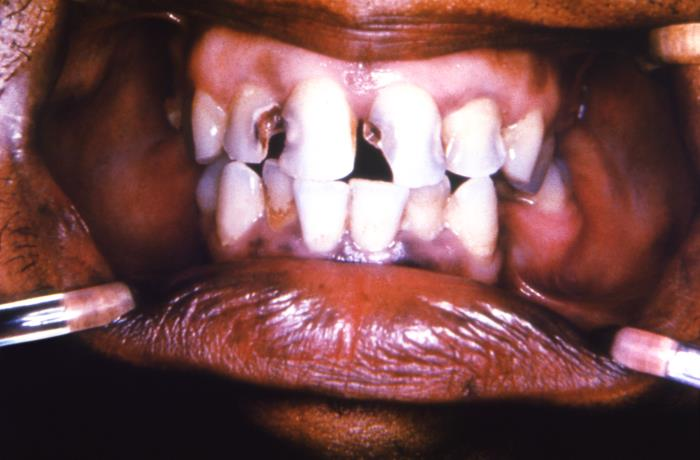
#> input picture tests/fixtures/dental-intraoral/cdc-19463.jpg, 700 x 460 px
$ python -i build_regional_mask_identity_candidates.py   (imports and definitions only)
#> lines starting #> are read from the running program, lines starting #| are printed output that depends on the picture
#!/usr/bin/env python3
"""Rank cross-split regional source/person candidates without deciding identity.

The strict full-image audit is intentionally high precision and found no
candidate at its locked threshold.  This tool adds a bounded review layer: it
ranks pairs using full and central grayscale crops, binds every record to the
complete 337-item coverage queue, and emits only pseudonymous identifiers.
Distances are review prioritisation signals, never identity or split truth.
"""

from __future__ import annotations

import argparse
import hashlib
import json
import math
from collections import Counter, defaultdict
from dataclasses import dataclass
from pathlib import Path
from typing import Any

import numpy as np
from PIL import Image, ImageOps

from audit_regional_skin_type_source_groups import AuditError, SHA256, SPLITS
from build_regional_mask_group_coverage_review import _digest, _review_id


CROP_SCALES = (1.0, 0.8, 0.6)
PAIR_QUOTAS = {"train-valid": 24, "train-test": 16, "valid-test": 8}
DECISIONS = {"same_person_or_source", "different_person_or_source", "uncertain"}


@dataclass(frozen=True)
class Record:
    split: str
    review_item_id: str
    path: Path
    features: dict[str, tuple[int, int]]


# [8 lines left out: function _load, not called in this run]


def _dhash(gray: Image.Image) -> int:
    pixels = np.asarray(gray.resize((9, 8), Image.Resampling.LANCZOS), dtype=np.int16)
    bits = pixels[:, 1:] > pixels[:, :-1]
    value = 0
    for bit in bits.flat:
        value = (value << 1) | int(bit)
    return value


def _phash(gray: Image.Image) -> int:
    pixels = np.asarray(gray.resize((32, 32), Image.Resampling.LANCZOS), dtype=np.float64)
    positions = np.arange(32, dtype=np.float64)
    frequencies = np.arange(8, dtype=np.float64)[:, None]
    cosine = np.cos((math.pi / 32.0) * (positions + 0.5) * frequencies)
    values = (cosine @ pixels @ cosine.T).flatten()[1:]
    median = float(np.median(values))
    result = 0
    for bit in values >= median:
        result = (result << 1) | int(bit)
    return result


def _crop(gray: Image.Image, scale: float) -> Image.Image:
    width, height = gray.size
    crop_width = max(1, int(width * scale))
    crop_height = max(1, int(height * scale))
    left = (width - crop_width) // 2
    top = (height - crop_height) // 2
    return gray.crop((left, top, left + crop_width, top + crop_height))


def _features(path: Path) -> dict[str, tuple[int, int]]:
    try:
        with Image.open(path) as opened:
#> opened is the input picture: PIL image 700x460 RGB; mean R, G, B 119.3, 78.1, 78.8
            gray = ImageOps.grayscale(ImageOps.exif_transpose(opened).convert("RGB"))
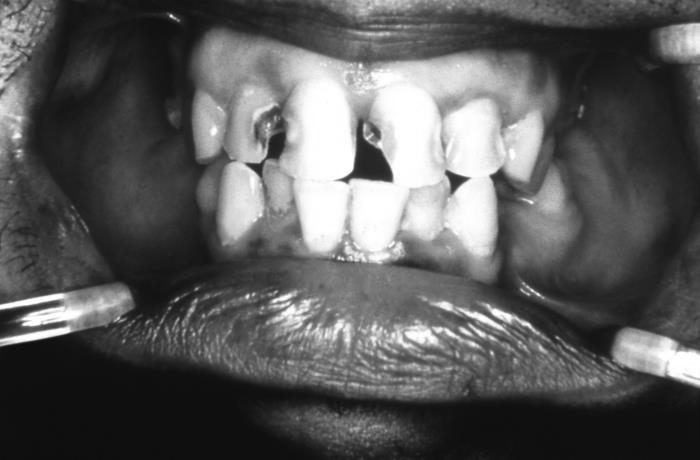
#> gray: PIL image 700x460 L; min 9, max 255, mean 90.5
            return {
                f"center-{scale:.1f}": (_dhash(_crop(gray, scale)), _phash(_crop(gray, scale)))
                for scale in CROP_SCALES
            }
#> the loop in _dhash, `for bit in bits.flat:` made 64 passes
#> (bit, value) on passes 3 to 14: (True, 3), (True, 7), (False, 14), (False, 28), (False, 56), (True, 113), (False, 226), (True, 453), (True, 907), (True, 1815), (True, 3631), (False, 7262)
#> value on passes 1 to 2: 0, 1
#> after the loop in _dhash, `for bit in bits.flat:`: value = 8176699021708063154
#> in _phash, `pixels = np.asarray(gray.resize((32, 32), Image.Resampling.LANCZOS), d..`:
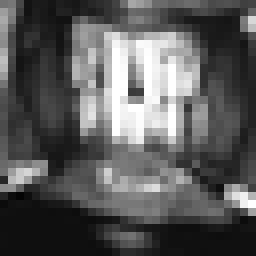
#> pixels: shape (32, 32) float64 (shown 8 times larger); min 4, max 255, mean 90.2
#> in _phash, `values = (cosine @ pixels @ cosine.T).flatten()[1:]`: values = 63 values, max 12727.4 at index 7, min -24252.7 at index 1, mean -76.37
#> in _phash, `median = float(np.median(values))`: median = 394.3
#> the loop in _phash, `for bit in values >= median:` made 63 passes
#> (bit, result) on passes 2 to 13: (False, 0), (True, 1), (True, 3), (True, 7), (True, 15), (False, 30), (True, 61), (True, 123), (False, 246), (True, 493), (True, 987), (True, 1975)
#> after the loop in _phash, `for bit in values >= median:`: result = 2224614837070164017
#> call 3 of _crop, with scale = 0.8
#> in _crop (call 3), `crop_width = max(1, int(width * scale))`: crop_width = 560
#> in _crop (call 3), `crop_height = max(1, int(height * scale))`: crop_height = 368
#> in _crop (call 3), `left = (width - crop_width) // 2`: left = 70
#> in _crop (call 3), `top = (height - crop_height) // 2`: top = 46
#> in _crop (call 3), `return gray.crop((left, top, left + crop_width, top + crop_height))`:
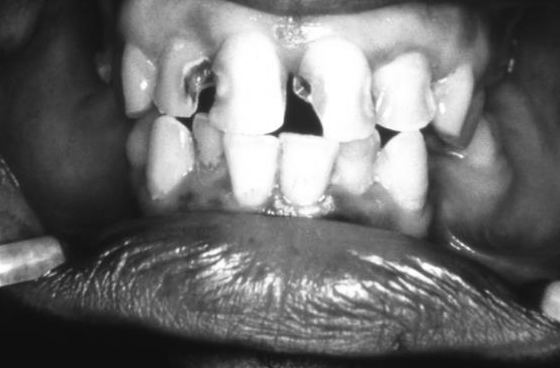
#> returned value: PIL image 560x368 L; min 14, max 255, mean 109.7
#> the loop in _dhash (call 2), `for bit in bits.flat:` made 64 passes
#> (bit, value) on passes 3 to 14: (True, 3), (True, 7), (True, 15), (False, 30), (False, 60), (False, 120), (True, 241), (True, 483), (True, 967), (True, 1935), (True, 3871), (False, 7742)
#> in _phash (call 2), `pixels = np.asarray(gray.resize((32, 32), Image.Resampling.LANCZOS), d..`:
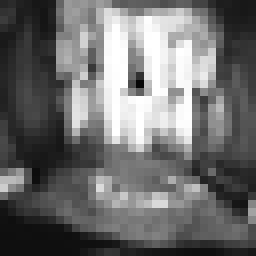
#> pixels: shape (32, 32) float64 (shown 8 times larger); min 7, max 255, mean 109.6
#> in _phash (call 2), `values = (cosine @ pixels @ cosine.T).flatten()[1:]`: values = 63 values, max 16353.4 at index 7, min -31570.9 at index 1, mean -592
#> in _phash (call 2), `median = float(np.median(values))`: median = 61.75
#> the loop in _phash (call 2), `for bit in values >= median:` made 63 passes
#> (bit, result) on passes 2 to 13: (False, 0), (True, 1), (True, 3), (True, 7), (True, 15), (False, 30), (True, 61), (False, 122), (False, 244), (True, 489), (False, 978), (True, 1957)
#> after the loop in _phash (call 2), `for bit in values >= median:`: result = 2204058465457303072
#> in _crop (call 5), `crop_width = max(1, int(width * scale))`: crop_width = 420
#> in _crop (call 5), `crop_height = max(1, int(height * scale))`: crop_height = 276
#> in _crop (call 5), `left = (width - crop_width) // 2`: left = 140
#> in _crop (call 5), `top = (height - crop_height) // 2`: top = 92
#> in _crop (call 5), `return gray.crop((left, top, left + crop_width, top + crop_height))`:
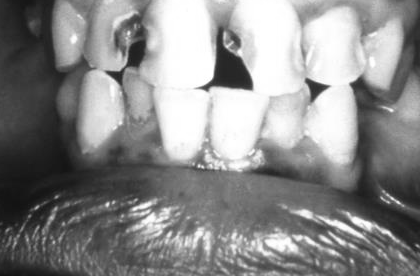
#> returned value: PIL image 420x276 L; min 19, max 255, mean 137.8
#> in _phash (call 3), `pixels = np.asarray(gray.resize((32, 32), Image.Resampling.LANCZOS), d..`:
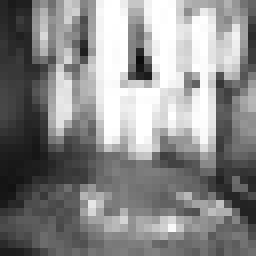
#> pixels: shape (32, 32) float64 (shown 8 times larger); min 12, max 255, mean 137.7
#> in _phash (call 3), `values = (cosine @ pixels @ cosine.T).flatten()[1:]`: values = 63 values, max 21058.8 at index 7, min -26680 at index 1, mean -782.4
#> in _phash (call 3), `median = float(np.median(values))`: median = -74.85
#> the loop in _phash (call 3), `for bit in values >= median:` made 63 passes
#> (bit, result) on passes 2 to 13: (False, 0), (False, 0), (False, 0), (True, 1), (False, 2), (False, 4), (True, 9), (False, 18), (False, 36), (False, 72), (False, 144), (True, 289)
#> after the loop in _phash (call 3), `for bit in values >= median:`: result = 325653876185459615
    except (OSError, ValueError) as exc:
        raise AuditError("image could not be decoded") from exc


def _distance(left: int, right: int) -> int:
    return (left ^ right).bit_count()


def _pair_name(left: str, right: str) -> str:
    return "-".join(sorted((left, right), key=SPLITS.index))


# [278 lines left out: functions _load_records, _rank_pair, build_candidates, evaluate_candidates, main, not called in this run]


# [2 lines not run here, left out]

>>> result = _features('../../tests/fixtures/dental-intraoral/cdc-19463.jpg')
#> result = {'center-1.0': (8176699021708063154, 2224614837070164017), 'center-0.8': (8716977046441488635, 2204058465457303072), 'center-0.6': (17918957536978986232, 325653876185459615)}

$ run again, on tests/fixtures/dental-intraoral/cdc-19465.jpg
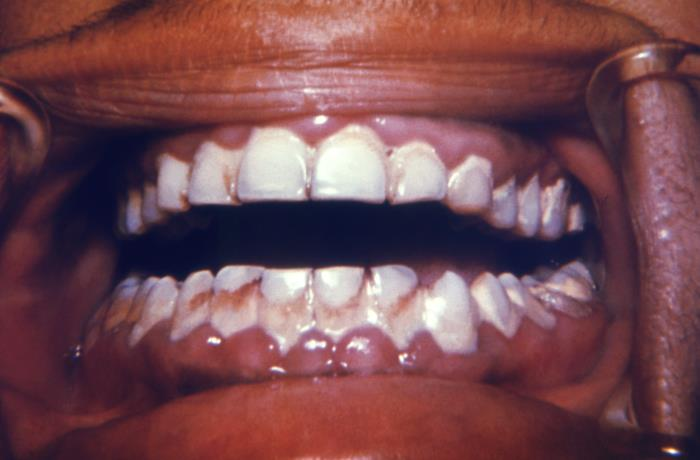
#> input picture tests/fixtures/dental-intraoral/cdc-19465.jpg, 700 x 460 px
#> in _features, opened is the input picture: PIL image 700x460 RGB; mean R, G, B 118.4, 74.1, 81
#> the loop in _dhash, `for bit in bits.flat:` made 64 passes
#> (bit, value) on passes 3 to 10: (True, 7), (True, 15), (False, 30), (False, 60), (False, 120), (True, 241), (True, 483), (True, 967)
#> after the loop in _dhash, `for bit in bits.flat:`: value = 17433840794148565489
#> values = 63 values, max 12209.8 at index 47, min -19185.6 at index 1, mean -130.3
#> median = -1.15
#> the loop in _phash, `for bit in values >= median:` made 63 passes
#> (bit, result) on passes 2 to 9: (False, 0), (False, 0), (True, 1), (True, 3), (True, 7), (False, 14), (True, 29), (False, 58)
#> after the loop in _phash, `for bit in values >= median:`: result = 1048351026199382829
#> the loop in _dhash (call 2), `for bit in bits.flat:` made 64 passes
#> (bit, value) on passes 3 to 10: (True, 7), (True, 15), (False, 30), (False, 60), (False, 120), (False, 240), (True, 481), (True, 963)
#> the loop in _phash (call 2), `for bit in values >= median:` made 63 passes
#> (bit, result) on passes 2 to 9: (False, 0), (False, 0), (False, 0), (True, 1), (False, 2), (False, 4), (True, 9), (True, 19)
#> crop_width = 420
#> crop_height = 276
#> left = 140
#> top = 92
#> in _crop (call 5), `return gray.crop((left, top, left + crop_width, top + crop_height))`:
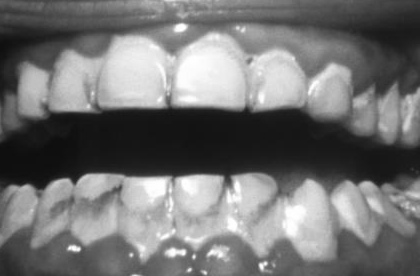
#> returned value: PIL image 420x276 L; min 13, max 255, mean 115.3
#> in _phash (call 3), `pixels = np.asarray(gray.resize((32, 32), Image.Resampling.LANCZOS), d..`:
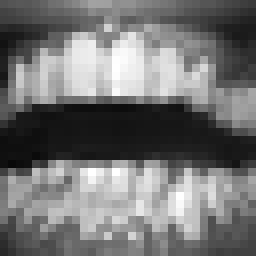
#> pixels: shape (32, 32) float64 (shown 8 times larger); min 9, max 255, mean 115.3
#> values = 63 values, max 11372.9 at index 15, min -31320.9 at index 31, mean -430.2
#> median = -104.9
#> the loop in _phash (call 3), `for bit in values >= median:` made 63 passes
#> (bit, result) on passes 2 to 9: (False, 2), (False, 4), (False, 8), (True, 17), (False, 34), (False, 68), (False, 136), (True, 273)
#> after the loop in _phash (call 3), `for bit in values >= median:`: result = 4920699840842612946
#> `result = _features('../../tests/fixtures/dental-intraoral/cdc-19463.jp..`: result = {'center-1.0': (17433840794148565489, 1048351026199382829), 'center-0.8': (17361923701073836145, 346318658811773771), 'center-0.6': (16208719078496464100, 4920699840842612946)}

$ run again, on tests/fixtures/dental-intraoral/cdc-19466.jpg
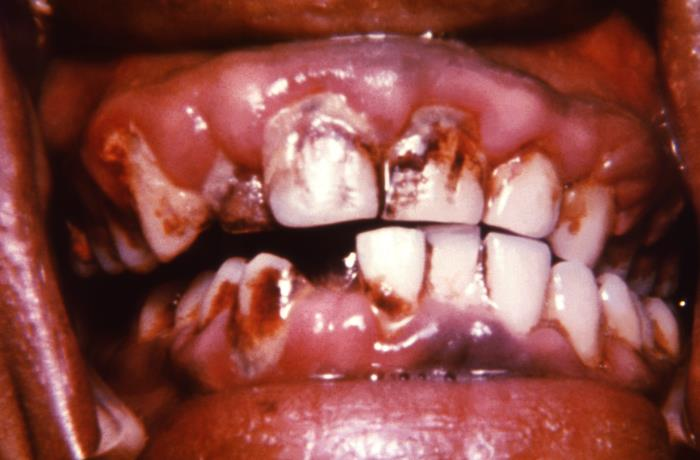
#> input picture tests/fixtures/dental-intraoral/cdc-19466.jpg, 700 x 460 px
#> in _features, opened is the input picture: PIL image 700x460 RGB; mean R, G, B 139.4, 74.8, 68.9
#> the loop in _dhash, `for bit in bits.flat:` made 64 passes
#> (bit, value) on passes 3 to 10: (True, 3), (True, 7), (False, 14), (False, 28), (True, 57), (True, 115), (True, 231), (True, 463)
#> after the loop in _dhash, `for bit in bits.flat:`: value = 8349943039438123696
#> values = 63 values, max 9240.7 at index 2, min -21686.6 at index 1, mean -638.6
#> median = -529
#> the loop in _phash, `for bit in values >= median:` made 63 passes
#> (bit, result) on passes 2 to 9: (False, 0), (True, 1), (True, 3), (True, 7), (False, 14), (True, 29), (False, 58), (True, 117)
#> after the loop in _phash, `for bit in values >= median:`: result = 2110613995628825715
#> the loop in _dhash (call 2), `for bit in bits.flat:` made 64 passes
#> (bit, value) on passes 3 to 10: (True, 7), (True, 15), (False, 30), (False, 60), (False, 120), (False, 240), (True, 481), (True, 963)
#> the loop in _phash (call 2), `for bit in values >= median:` made 63 passes
#> (bit, result) on passes 2 to 9: (False, 0), (True, 1), (False, 2), (True, 5), (False, 10), (False, 20), (True, 41), (True, 83)
#> crop_width = 420
#> crop_height = 276
#> left = 140
#> top = 92
#> in _crop (call 5), `return gray.crop((left, top, left + crop_width, top + crop_height))`:
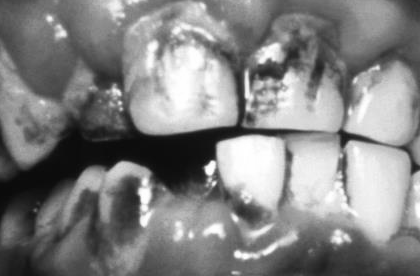
#> returned value: PIL image 420x276 L; min 10, max 255, mean 130.8
#> in _phash (call 3), `pixels = np.asarray(gray.resize((32, 32), Image.Resampling.LANCZOS), d..`:
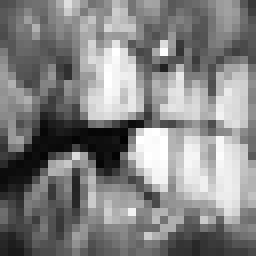
#> pixels: shape (32, 32) float64 (shown 8 times larger); min 2, max 255, mean 130.8
#> values = 63 values, max 9716.3 at index 16, min -17134.7 at index 0, mean -243.5
#> median = -129.6
#> the loop in _phash (call 3), `for bit in values >= median:` made 63 passes
#> after the loop in _phash (call 3), `for bit in values >= median:`: result = 1138364732943401755
#> `result = _features('../../tests/fixtures/dental-intraoral/cdc-19463.jp..`: result = {'center-1.0': (8349943039438123696, 2110613995628825715), 'center-0.8': (17358195353597178736, 1496408607272242811), 'center-0.6': (15159227556841826041, 1138364732943401755)}
